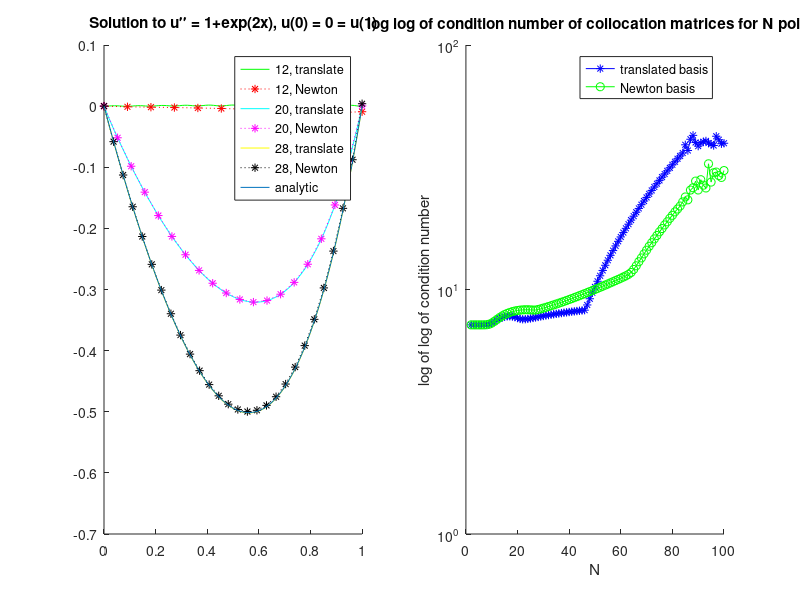

The MATLAB script that drew this image:
function [] = colloc_1dbvp()
    clear all; close all; clc

    % Solves u'' = 1 + e^(2x), u(0) = 0 = u(1)

    epsilon = 400;
    K   = @(x,center) ( exp(-epsilon.*((x-center).^2)) );
    D1K = @(x,center) ( -2.*epsilon.*(x-center).*K(x,center) );
    D2K = @(x,center) ( 2.*epsilon.*(2.*epsilon.*((x-center).^2)-1).* ...
                        K(x,center) );

    rhs = @(x) ( 1 + exp(2.*x) );
    u_analytic = @(x) ( 0.25.*((2.*x.^2)-exp(2).*x-x+exp(2.*x)-1) );

    pts = linspace(0,1);
    subplot(1,2,1);
    hold on;
    colors = 'grcmyk';

    %% Calculate and plot numerical solution
    for N=[12 20 28];
        colloc_pts = linspace(0,1,N);

        tmp = repmat(colloc_pts, N, 1);
        KM = K(tmp',tmp);
        D2KM = D2K(tmp',tmp);
        
        % translated basis
        colloc_mat = [D2KM             zeros(N,2); 
                      K(0, colloc_pts) 1 0;  % we need 1 + x term
                      K(1, colloc_pts) 1 1]; % for BCs
        coef = colloc_mat\[rhs(colloc_pts)';0;0];
        u_numeric = @(x) ( [K(x,colloc_pts) 1 x]*coef );
        plot(pts, arrayfun(u_numeric, pts), colors(1));
        
        [B, V] = calculate_beta_v(KM, N, colloc_pts, K);
        D2V_ = B\D2KM; % maybe bad if D2KM is ill-cond.
        colloc_mat = [D2V_'   zeros(N,2);
                      V(:,1)' 1 0;
                      V(:,2)' 1 1];
        coef = colloc_mat\[rhs(colloc_pts)';0;0];

        plot(colloc_pts, coef'*[V;ones(1,N);colloc_pts], [colors(2) '*:']);

        colors = colors(3:end);
    end

    plot(pts, u_analytic(pts));
    title('Solution to u\prime\prime = 1+exp(2x), u(0) = 0 = u(1)');
    legend('12, translate', ...
           '12, Newton', ...
           '20, translate', ...
           '20, Newton', ...
           '28, translate', ...
           '28, Newton', ...
           'analytic');

    %% Calculate condition numbers of collocation matrices
    trans_cond = zeros(1,100);
    newt_cond = zeros(1,100);
    for N=2:100;
        colloc_pts = linspace(0,1,N);
        tmp = repmat(colloc_pts, N, 1);
        KM = K(tmp',tmp);
        D2KM = D2K(tmp',tmp);
        
        trans_cond(N) = cond([D2KM  zeros(N,2); 
                              K(0, colloc_pts) 1 0;
                              K(1, colloc_pts) 1 1]);
        [B, V] = calculate_beta_v(KM, N, colloc_pts, K);
        D2V_ = B\D2KM; % maybe bad if D2KM is ill-cond.
        newt_cond(N) = cond([D2V_'   zeros(N,2);
                             V(:,1)' 1 0;
                             V(:,2)' 1 1]);
    end

    subplot(1,2,2);
    hold on;
    semilogy(log(trans_cond), 'b*-');
    semilogy(log(newt_cond), 'go-');
    title('log log of condition number of collocation matrices for N points');
    legend('translated basis', 'Newton basis');
    ylabel('log of log of condition number');
    xlabel('N');
end

function [B, V] = calculate_beta_v(KM, N, xs, K)
% here we alternately calculate betas and vs since they depend on each
% other (see paper for relationship). B should be lower triangular,
% and V should be unit upper triangular s.t. KM = B*V
    B = zeros(N,N);
    V = eye(N);
    for c=1:(N-1)
        for i=c:N
            B(i,c) = calculate_single_beta(B,V,i,c,K,xs);
        end
        % not sure if this is bad when KM is ill-cond.
        V(1:c,c+1) = B(1:c,1:c)\KM(1:c,c+1); 
    end
    B(N,N) = calculate_single_beta(B,V,N,N,K,xs);
end

function [res] = calculate_single_beta(B, V, i, j, K, xs)
    res = K(xs(j), xs(i));
    for k=1:j-1
        res = res - B(i,k).*V(k,j);
    end
end
